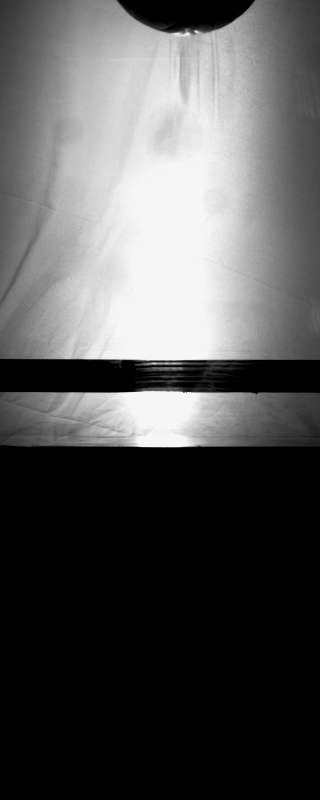
#> input picture Drop 1/Img000064.bmp, 320 x 800 px, found by its file name; its folder holds only this picture in this run
$ jupyter execute --allow-errors Football.ipynb   (shell and % lines are left out)
#> lines starting #> are read from the running program, lines starting #| are printed output that depends on the picture; after the words box and inside, x2 and y2 are one past the last pixel; in counts of white or black regions, pixels touching at a corner belong together
#> further down, image is the input picture: shape (800, 320, 3); min 0, max 246, mean 85.1
**Module:**
Football detection in video

**Objectives:**
detect changes in football, capturing a video clip & identifying football in it

[cell 1]
from google.colab import drive
drive.mount('/content/drive')

[cell 2]
import cv2
import numpy as np
import matplotlib.pyplot as plt

# ✅ Load Image
image_path = "/content/drive/MyDrive/Colab Notebooks/Football/Drop 1/Img001551.bmp"
image = cv2.imread(image_path)

#> (the rest of this cell did not finish here and is left out)

---
use cnn-gnn

---

[cell 3]
from google.colab import drive
drive.mount('/content/drive')

[cell 4]
import os
import cv2
import numpy as np
import matplotlib.pyplot as plt
import pandas as pd

# ✅ Define Paths
IMAGE_FOLDER = "/content/drive/MyDrive/Colab Notebooks/Football/Drop 1"  # Change to your dataset directory
OUTPUT_FOLDER = "/content/drive/MyDrive/Colab Notebooks/Football/output_corrected"
os.makedirs(OUTPUT_FOLDER, exist_ok=True)

# ✅ Get Sorted List of Image Files
images = sorted([f for f in os.listdir(IMAGE_FOLDER) if f.endswith(".bmp")])

if not images:
    print("❌ Error: No images found in the directory.")
    exit()

print(f"✅ Starting detection from first frame: {images[0]}")

# ✅ Store Last Detected Ball Position
last_ball_position = (None, None, None)  # Ensuring no errors if first frame fails

def detect_football(gray):
    """ Detect the football and return its center (cx, cy) and radius (r). """
    global last_ball_position

    circles = cv2.HoughCircles(gray, cv2.HOUGH_GRADIENT, dp=1.2, minDist=30,
                               param1=50, param2=30, minRadius=10, maxRadius=100)
#> circles = 75 rows, first 8: [131.4, 343.8, 99.28], [151.8, 291, 91.36], [162.6, 348.6, 99.28], [180.6, 277.8, 99.28], [166.2, 125.4, 99.28], [173.4, 403.8, 43.72], [178.2, 307.8, 79.48], [102.6, 370.2, 72.88]

    if circles is not None:
        circles = np.uint16(np.around(circles))
#> circles = 75 rows, first 8: [131, 344, 99], [152, 291, 91], [163, 349, 99], [181, 278, 99], [166, 125, 99], [173, 404, 44], [178, 308, 79], [103, 370, 73]
        for circle in circles[0, :]:
            cx, cy, r = circle
            if cy - r > 0 and cy + r < gray.shape[0]:
                last_ball_position = (cx, cy, r)  # Update last known position
                return cx, cy, r
#> this loop made 1 pass
#> `cx, cy, r = detect_football(gray)`: cx = 131; cy = 344; r = 99

    return last_ball_position  # Return last known position if ball is not found

def find_darkest_pixel(gray, cx, cy, r):
    """ Find the darkest pixel within the detected football. """
#> called with cx = 131, cy = 344, r = 99
    if None in (cx, cy, r):
        return None, None

    mask = np.zeros_like(gray)
    cv2.circle(mask, (cx, cy), r, 255, thickness=-1)
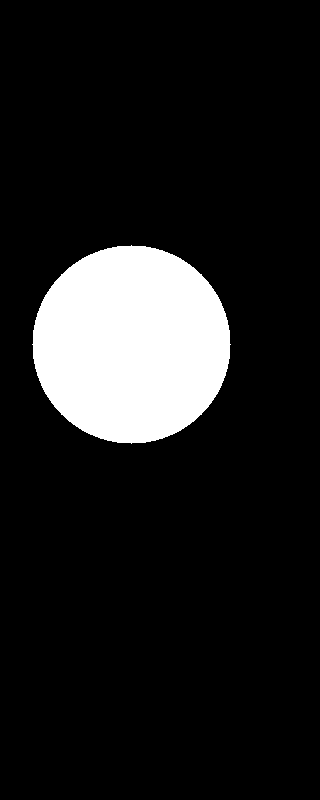
#> mask: shape (800, 320); 12% white; 1 white region, box (x1, y1, x2, y2) and area: (32, 245, 231, 444) 30757
    ball_region = cv2.bitwise_and(gray, gray, mask=mask)
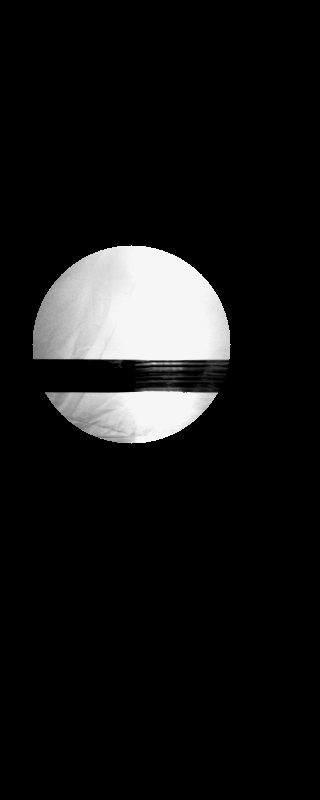
#> ball_region: shape (800, 320); min 0, max 246, mean 21.8
    min_val, _, min_loc, _ = cv2.minMaxLoc(ball_region, mask=mask)
#> min_val = 0; min_loc = (34, 360)
    return min_loc

def place_blue_dots(image, cx, cy, r, gray):
    """ Place blue dots at the darkest pixel inside the football. """
    if None in (cx, cy, r):
        return image, None, None

    darkest_x, darkest_y = find_darkest_pixel(gray, cx, cy, r)
#> darkest_x = 34; darkest_y = 360
    if darkest_x is not None and darkest_y is not None:
        cv2.circle(image, (darkest_x, darkest_y), 5, (255, 0, 0), -1)
#> image: shape (800, 320, 3); 0.03% of pixels changed, all inside (x1, y1, x2, y2) = (29, 355, 40, 366)
        cv2.circle(image, (cx, cy + r), 5, (255, 0, 0), -1)
#> image: shape (800, 320, 3); mean B, G, R 85.2, 85, 85

    return image, darkest_x, darkest_y

def calculate_distance(point1, point2):
    """ Calculate Euclidean distance between two points. """
    if None in (point1, point2):
        return None
    return np.sqrt((point1[0] - point2[0]) ** 2 + (point1[1] - point2[1]) ** 2)

# ✅ Data Storage for Diameter Measurements
diameter_data = []

plt.ion()  # Interactive mode for smoother visualization

for idx, image_name in enumerate(images):
    image_path = os.path.join(IMAGE_FOLDER, image_name)
    image = cv2.imread(image_path)

    if image is None:
        print(f"❌ Skipping unreadable image: {image_path}")
        continue

    print(f"🔍 Processing: {image_name}")

    gray = cv2.cvtColor(image, cv2.COLOR_BGR2GRAY)
    cx, cy, r = detect_football(gray)
    image, darkest_x, darkest_y = place_blue_dots(image, cx, cy, r, gray)
#> darkest_x = 34; darkest_y = 360

    bottom_dot = (cx, cy + r) if cx is not None and cy is not None and r is not None else None
#> bottom_dot = (131, 443)
    top_dot = (darkest_x, darkest_y)
#> top_dot = (34, 360)
    diameter = calculate_distance(top_dot, bottom_dot)
#> diameter = 127.7

    if diameter:
        diameter_data.append([image_name, diameter])

    if idx % 100 == 0:
        output_path = os.path.join(OUTPUT_FOLDER, f"football_{image_name}")
        cv2.imwrite(output_path, image)

    plt.figure(figsize=(6, 10))
    plt.imshow(cv2.cvtColor(image, cv2.COLOR_BGR2RGB))
    plt.axis("off")
    plt.title(f"Football Detected - {image_name}")
    plt.show()
    plt.pause(0.3)
    plt.close()

# ✅ Save Diameter Data to CSV
df = pd.DataFrame(diameter_data, columns=["Image", "Diameter"])
#> df = table of 1 rows and 2 columns
csv_output_path = os.path.join(OUTPUT_FOLDER, "football_diameters.csv")
#> (the rest of this cell did not finish here and is left out)
